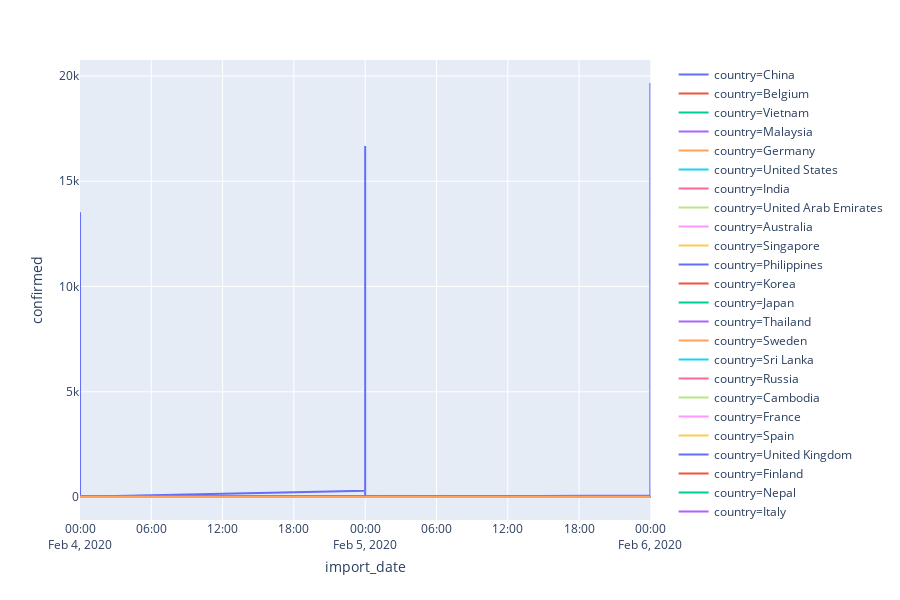

Notebook source saved alongside this figure:
### Code cell
fig = px.line(df, x='import_date',y='confirmed', color='country', line_group='country', hover_name='country')
fig.show()

### Figure 1 — Plotly figure (JSON) as saved in the notebook; plotly's stock layout.template omitted (floating-point values rounded to 4 significant figures)
{"data": [{"hoverlabel": {"namelength": 0}, "hovertemplate": "<b>%{hovertext}</b><br><br>country=China<br>import_date=%{x}<br>confirmed=%{y}", "hovertext": ["China", "China", "China", "China", "China", "China", "China", "China", "China", "China", "China", "China", "China", "China", "China", "China", "China", "China", "China", "China", "China", "China", "China", "China", "China", "China", "China", "China", "China", "China", "China", "China", "China", "China", "China", "China", "China", "China", "China", "China", "China", "China", "China", "China", "China", "China", "China", "China", "China", "China", "China", "China", "China", "China", "China", "China", "China", "China", "China", "China", "China", "China", "China", "China", "China", "China", "China", "China", "China", "China", "China", "China", "China", "China", "China", "China", "China", "China", "China", "China", "China", "China", "China", "China", "China", "China", "China", "China", "China", "China", "China", "China", "China", "China", "China", "China", "China", "China", "China", "China", "China", "China", "China", "China", "China"], "legendgroup": "country=China", "line": {"color": "#636efa", "dash": "solid"}, "mode": "lines", "name": "country=China", "showlegend": true, "type": "scatter", "x": ["2020-02-04", "2020-02-04", "2020-02-04", "2020-02-04", "2020-02-04", "2020-02-04", "2020-02-04", "2020-02-04", "2020-02-04", "2020-02-04", "2020-02-04", "2020-02-04", "2020-02-04", "2020-02-04", "2020-02-04", "2020-02-04", "2020-02-04", "2020-02-04", "2020-02-04", "2020-02-04", "2020-02-04", "2020-02-04", "2020-02-04", "2020-02-04", "2020-02-04", "2020-02-04", "2020-02-04", "2020-02-04", "2020-02-04", "2020-02-04", "2020-02-04", "2020-02-04", "2020-02-04", "2020-02-04", "2020-02-04", "2020-02-05", "2020-02-05", "2020-02-05", "2020-02-05", "2020-02-05", "2020-02-05", "2020-02-05", "2020-02-05", "2020-02-05", "2020-02-05", "2020-02-05", "2020-02-05", "2020-02-05", "2020-02-05", "2020-02-05", "2020-02-05", "2020-02-05", "2020-02-05", "2020-02-05", "2020-02-05", "2020-02-05", "2020-02-05", "2020-02-05", "2020-02-05", "2020-02-05", "2020-02-05", "2020-02-05", "2020-02-05", "2020-02-05", "2020-02-05", "2020-02-05", "2020-02-05", "2020-02-05", "2020-02-05", "2020-02-05", "2020-02-06", "2020-02-06", "2020-02-06", "2020-02-06", "2020-02-06", "2020-02-06", "2020-02-06", "2020-02-06", "2020-02-06", "2020-02-06", "2020-02-06", "2020-02-06", "2020-02-06", "2020-02-06", "2020-02-06", "2020-02-06", "2020-02-06", "2020-02-06", "2020-02-06", "2020-02-06", "2020-02-06", "2020-02-06", "2020-02-06", "2020-02-06", "2020-02-06", "2020-02-06", "2020-02-06", "2020-02-06", "2020-02-06", "2020-02-06", "2020-02-06", "2020-02-06", "2020-02-06", "2020-02-06", "2020-02-06"], "xaxis": "x", "y": [11, 476, 675, 81, 593, 282, 67, 813, 829, 74, 142, 219, 344, 15, 29, 55, 80, 194, 275, 308, 58, 13522, 17, 126, 228, 1, 155, 119, 139, 480, 10, 42, 35, 34, 13, 301, 150, 136, 54, 233, 366, 16678, 122, 81, 57, 11, 476, 675, 81, 593, 67, 813, 829, 142, 80, 29, 15, 194, 275, 308, 58, 17, 228, 1, 155, 480, 10, 35, 34, 13, 69, 389, 128, 19665, 99, 62, 89, 81, 764, 661, 895, 530, 895, 21, 341, 64, 205, 190, 150, 135, 54, 307, 301, 42, 165, 243, 253, 17, 32, 548, 11, 1, 10, 34, 13], "yaxis": "y"}, {"hoverlabel": {"namelength": 0}, "hovertemplate": "<b>%{hovertext}</b><br><br>country=Belgium<br>import_date=%{x}<br>confirmed=%{y}", "hovertext": ["Belgium", "Belgium", "Belgium"], "legendgroup": "country=Belgium", "line": {"color": "#EF553B", "dash": "solid"}, "mode": "lines", "name": "country=Belgium", "showlegend": true, "type": "scatter", "x": ["2020-02-04", "2020-02-05", "2020-02-06"], "xaxis": "x", "y": [1, 1, 1], "yaxis": "y"}, {"hoverlabel": {"namelength": 0}, "hovertemplate": "<b>%{hovertext}</b><br><br>country=Vietnam<br>import_date=%{x}<br>confirmed=%{y}", "hovertext": ["Vietnam", "Vietnam", "Vietnam"], "legendgroup": "country=Vietnam", "line": {"color": "#00cc96", "dash": "solid"}, "mode": "lines", "name": "country=Vietnam", "showlegend": true, "type": "scatter", "x": ["2020-02-04", "2020-02-05", "2020-02-06"], "xaxis": "x", "y": [10, 10, 10], "yaxis": "y"}, {"hoverlabel": {"namelength": 0}, "hovertemplate": "<b>%{hovertext}</b><br><br>country=Malaysia<br>import_date=%{x}<br>confirmed=%{y}", "hovertext": ["Malaysia", "Malaysia", "Malaysia"], "legendgroup": "country=Malaysia", "line": {"color": "#ab63fa", "dash": "solid"}, "mode": "lines", "name": "country=Malaysia", "showlegend": true, "type": "scatter", "x": ["2020-02-04", "2020-02-05", "2020-02-06"], "xaxis": "x", "y": [10, 10, 12], "yaxis": "y"}, {"hoverlabel": {"namelength": 0}, "hovertemplate": "<b>%{hovertext}</b><br><br>country=Germany<br>import_date=%{x}<br>confirmed=%{y}", "hovertext": ["Germany", "Germany", "Germany"], "legendgroup": "country=Germany", "line": {"color": "#FFA15A", "dash": "solid"}, "mode": "lines", "name": "country=Germany", "showlegend": true, "type": "scatter", "x": ["2020-02-04", "2020-02-05", "2020-02-06"], "xaxis": "x", "y": [12, 12, 12], "yaxis": "y"}, {"hoverlabel": {"namelength": 0}, "hovertemplate": "<b>%{hovertext}</b><br><br>country=United States<br>import_date=%{x}<br>confirmed=%{y}", "hovertext": ["United States", "United States", "United States"], "legendgroup": "country=United States", "line": {"color": "#19d3f3", "dash": "solid"}, "mode": "lines", "name": "country=United States", "showlegend": true, "type": "scatter", "x": ["2020-02-04", "2020-02-05", "2020-02-06"], "xaxis": "x", "y": [11, 11, 11], "yaxis": "y"}, {"hoverlabel": {"namelength": 0}, "hovertemplate": "<b>%{hovertext}</b><br><br>country=India<br>import_date=%{x}<br>confirmed=%{y}", "hovertext": ["India", "India", "India"], "legendgroup": "country=India", "line": {"color": "#FF6692", "dash": "solid"}, "mode": "lines", "name": "country=India", "showlegend": true, "type": "scatter", "x": ["2020-02-04", "2020-02-05", "2020-02-06"], "xaxis": "x", "y": [2, 3, 3], "yaxis": "y"}, {"hoverlabel": {"namelength": 0}, "hovertemplate": "<b>%{hovertext}</b><br><br>country=United Arab Emirates<br>import_date=%{x}<br>confirmed=%{y}", "hovertext": ["United Arab Emirates", "United Arab Emirates", "United Arab Emirates"], "legendgroup": "country=United Arab Emirates", "line": {"color": "#B6E880", "dash": "solid"}, "mode": "lines", "name": "country=United Arab Emirates", "showlegend": true, "type": "scatter", "x": ["2020-02-04", "2020-02-05", "2020-02-06"], "xaxis": "x", "y": [5, 5, 5], "yaxis": "y"}, {"hoverlabel": {"namelength": 0}, "hovertemplate": "<b>%{hovertext}</b><br><br>country=Australia<br>import_date=%{x}<br>confirmed=%{y}", "hovertext": ["Australia", "Australia", "Australia"], "legendgroup": "country=Australia", "line": {"color": "#FF97FF", "dash": "solid"}, "mode": "lines", "name": "country=Australia", "showlegend": true, "type": "scatter", "x": ["2020-02-04", "2020-02-05", "2020-02-06"], "xaxis": "x", "y": [12, 13, 13], "yaxis": "y"}, {"hoverlabel": {"namelength": 0}, "hovertemplate": "<b>%{hovertext}</b><br><br>country=Singapore<br>import_date=%{x}<br>confirmed=%{y}", "hovertext": ["Singapore", "Singapore", "Singapore"], "legendgroup": "country=Singapore", "line": {"color": "#FECB52", "dash": "solid"}, "mode": "lines", "name": "country=Singapore", "showlegend": true, "type": "scatter", "x": ["2020-02-04", "2020-02-05", "2020-02-06"], "xaxis": "x", "y": [18, 24, 28], "yaxis": "y"}, {"hoverlabel": {"namelength": 0}, "hovertemplate": "<b>%{hovertext}</b><br><br>country=Philippines<br>import_date=%{x}<br>confirmed=%{y}", "hovertext": ["Philippines", "Philippines", "Philippines"], "legendgroup": "country=Philippines", "line": {"color": "#636efa", "dash": "solid"}, "mode": "lines", "name": "country=Philippines", "showlegend": true, "type": "scatter", "x": ["2020-02-04", "2020-02-05", "2020-02-06"], "xaxis": "x", "y": [2, 2, 2], "yaxis": "y"}, {"hoverlabel": {"namelength": 0}, "hovertemplate": "<b>%{hovertext}</b><br><br>country=Korea<br>import_date=%{x}<br>confirmed=%{y}", "hovertext": ["Korea", "Korea", "Korea"], "legendgroup": "country=Korea", "line": {"color": "#EF553B", "dash": "solid"}, "mode": "lines", "name": "country=Korea", "showlegend": true, "type": "scatter", "x": ["2020-02-04", "2020-02-05", "2020-02-06"], "xaxis": "x", "y": [15, 16, 19], "yaxis": "y"}, {"hoverlabel": {"namelength": 0}, "hovertemplate": "<b>%{hovertext}</b><br><br>country=Japan<br>import_date=%{x}<br>confirmed=%{y}", "hovertext": ["Japan", "Japan", "Japan"], "legendgroup": "country=Japan", "line": {"color": "#00cc96", "dash": "solid"}, "mode": "lines", "name": "country=Japan", "showlegend": true, "type": "scatter", "x": ["2020-02-04", "2020-02-05", "2020-02-06"], "xaxis": "x", "y": [20, 20, 35], "yaxis": "y"}, {"hoverlabel": {"namelength": 0}, "hovertemplate": "<b>%{hovertext}</b><br><br>country=Thailand<br>import_date=%{x}<br>confirmed=%{y}", "hovertext": ["Thailand", "Thailand", "Thailand"], "legendgroup": "country=Thailand", "line": {"color": "#ab63fa", "dash": "solid"}, "mode": "lines", "name": "country=Thailand", "showlegend": true, "type": "scatter", "x": ["2020-02-04", "2020-02-05", "2020-02-06"], "xaxis": "x", "y": [19, 25, 25], "yaxis": "y"}, {"hoverlabel": {"namelength": 0}, "hovertemplate": "<b>%{hovertext}</b><br><br>country=Sweden<br>import_date=%{x}<br>confirmed=%{y}", "hovertext": ["Sweden", "Sweden", "Sweden"], "legendgroup": "country=Sweden", "line": {"color": "#FFA15A", "dash": "solid"}, "mode": "lines", "name": "country=Sweden", "showlegend": true, "type": "scatter", "x": ["2020-02-04", "2020-02-05", "2020-02-06"], "xaxis": "x", "y": [1, 1, 1], "yaxis": "y"}, {"hoverlabel": {"namelength": 0}, "hovertemplate": "<b>%{hovertext}</b><br><br>country=Sri Lanka<br>import_date=%{x}<br>confirmed=%{y}", "hovertext": ["Sri Lanka", "Sri Lanka", "Sri Lanka"], "legendgroup": "country=Sri Lanka", "line": {"color": "#19d3f3", "dash": "solid"}, "mode": "lines", "name": "country=Sri Lanka", "showlegend": true, "type": "scatter", "x": ["2020-02-04", "2020-02-05", "2020-02-06"], "xaxis": "x", "y": [1, 1, 1], "yaxis": "y"}, {"hoverlabel": {"namelength": 0}, "hovertemplate": "<b>%{hovertext}</b><br><br>country=Russia<br>import_date=%{x}<br>confirmed=%{y}", "hovertext": ["Russia", "Russia", "Russia"], "legendgroup": "country=Russia", "line": {"color": "#FF6692", "dash": "solid"}, "mode": "lines", "name": "country=Russia", "showlegend": true, "type": "scatter", "x": ["2020-02-04", "2020-02-05", "2020-02-06"], "xaxis": "x", "y": [2, 2, 2], "yaxis": "y"}, {"hoverlabel": {"namelength": 0}, "hovertemplate": "<b>%{hovertext}</b><br><br>country=Cambodia<br>import_date=%{x}<br>confirmed=%{y}", "hovertext": ["Cambodia", "Cambodia", "Cambodia"], "legendgroup": "country=Cambodia", "line": {"color": "#B6E880", "dash": "solid"}, "mode": "lines", "name": "country=Cambodia", "showlegend": true, "type": "scatter", "x": ["2020-02-04", "2020-02-05", "2020-02-06"], "xaxis": "x", "y": [1, 1, 1], "yaxis": "y"}, {"hoverlabel": {"namelength": 0}, "hovertemplate": "<b>%{hovertext}</b><br><br>country=France<br>import_date=%{x}<br>confirmed=%{y}", "hovertext": ["France", "France", "France"], "legendgroup": "country=France", "line": {"color": "#FF97FF", "dash": "solid"}, "mode": "lines", "name": "country=France", "showlegend": true, "type": "scatter", "x": ["2020-02-04", "2020-02-05", "2020-02-06"], "xaxis": "x", "y": [6, 6, 6], "yaxis": "y"}, {"hoverlabel": {"namelength": 0}, "hovertemplate": "<b>%{hovertext}</b><br><br>country=Spain<br>import_date=%{x}<br>confirmed=%{y}", "hovertext": ["Spain", "Spain", "Spain"], "legendgroup": "country=Spain", "line": {"color": "#FECB52", "dash": "solid"}, "mode": "lines", "name": "country=Spain", "showlegend": true, "type": "scatter", "x": ["2020-02-04", "2020-02-05", "2020-02-06"], "xaxis": "x", "y": [1, 1, 1], "yaxis": "y"}, {"hoverlabel": {"namelength": 0}, "hovertemplate": "<b>%{hovertext}</b><br><br>country=United Kingdom<br>import_date=%{x}<br>confirmed=%{y}", "hovertext": ["United Kingdom", "United Kingdom", "United Kingdom"], "legendgroup": "country=United Kingdom", "line": {"color": "#636efa", "dash": "solid"}, "mode": "lines", "name": "country=United Kingdom", "showlegend": true, "type": "scatter", "x": ["2020-02-04", "2020-02-05", "2020-02-06"], "xaxis": "x", "y": [2, 2, 2], "yaxis": "y"}, {"hoverlabel": {"namelength": 0}, "hovertemplate": "<b>%{hovertext}</b><br><br>country=Finland<br>import_date=%{x}<br>confirmed=%{y}", "hovertext": ["Finland", "Finland", "Finland"], "legendgroup": "country=Finland", "line": {"color": "#EF553B", "dash": "solid"}, "mode": "lines", "name": "country=Finland", "showlegend": true, "type": "scatter", "x": ["2020-02-04", "2020-02-05", "2020-02-06"], "xaxis": "x", "y": [1, 1, 1], "yaxis": "y"}, {"hoverlabel": {"namelength": 0}, "hovertemplate": "<b>%{hovertext}</b><br><br>country=Nepal<br>import_date=%{x}<br>confirmed=%{y}", "hovertext": ["Nepal", "Nepal", "Nepal"], "legendgroup": "country=Nepal", "line": {"color": "#00cc96", "dash": "solid"}, "mode": "lines", "name": "country=Nepal", "showlegend": true, "type": "scatter", "x": ["2020-02-04", "2020-02-05", "2020-02-06"], "xaxis": "x", "y": [1, 1, 1], "yaxis": "y"}, {"hoverlabel": {"namelength": 0}, "hovertemplate": "<b>%{hovertext}</b><br><br>country=Italy<br>import_date=%{x}<br>confirmed=%{y}", "hovertext": ["Italy", "Italy", "Italy"], "legendgroup": "country=Italy", "line": {"color": "#ab63fa", "dash": "solid"}, "mode": "lines", "name": "country=Italy", "showlegend": true, "type": "scatter", "x": ["2020-02-04", "2020-02-05", "2020-02-06"], "xaxis": "x", "y": [2, 2, 2], "yaxis": "y"}, {"hoverlabel": {"namelength": 0}, "hovertemplate": "<b>%{hovertext}</b><br><br>country=Canada<br>import_date=%{x}<br>confirmed=%{y}", "hovertext": ["Canada", "Canada", "Canada"], "legendgroup": "country=Canada", "line": {"color": "#FFA15A", "dash": "solid"}, "mode": "lines", "name": "country=Canada", "showlegend": true, "type": "scatter", "x": ["2020-02-04", "2020-02-05", "2020-02-06"], "xaxis": "x", "y": [4, 4, 5], "yaxis": "y"}], "layout": {"height": 600, "legend": {"tracegroupgap": 0}, "margin": {"t": 60}, "xaxis": {"anchor": "y", "domain": [0, 0.98], "title": {"text": "import_date"}}, "yaxis": {"anchor": "x", "domain": [0, 1], "title": {"text": "confirmed"}}}}
